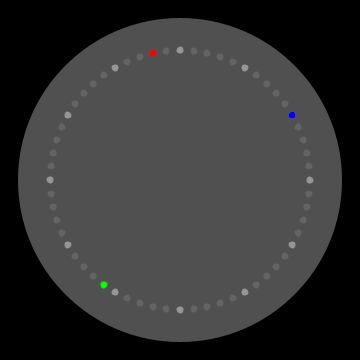
Frame 1 (no input)
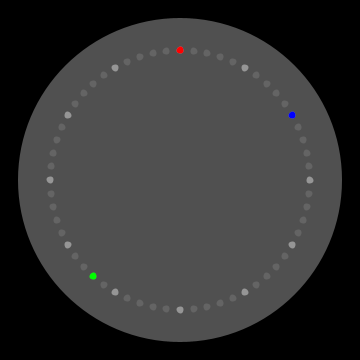
Frame 60 (the mouse pressed at the canvas centre just before this capture)
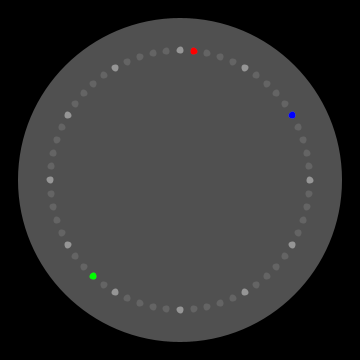
Frame 120 (the mouse held since frame 60 and released just before this capture)

The Processing sketch that drew these frames (run headless with seeded random() and noise(); from frame 60 on, the mouse is pressed at the canvas centre):

// Processing sketch: processing_132400
// ── processing_132400.pde

int cx, cy;
float secondsRadius;
float clockDiameter;
LED[] leds = new LED[60];
int lastSecond, currentSecond;

color secondColor = color(255, 0, 0);
color minuteColor = color(0, 255, 0);
color hourColor = color(0, 0, 255);

void setup() {
  size(360, 360);

  int radius = min(width, height) / 2;
  secondsRadius = radius * 0.72;
  clockDiameter = radius * 1.8;

  cx = width / 2;
  cy = height / 2;

  color c = color(192, 192, 0);

  for (int a = 0; a < 360; a+=6) {
    float angle = radians(a-90);
    float x = cx + cos(angle) * secondsRadius;
    float y = cy + sin(angle) * secondsRadius;
    leds[a/6] = new LED(c, x, y);
  }
  lastSecond = -1;
}

void draw() {
  currentSecond = second();
  color col;
  if (currentSecond != lastSecond) {
    drawFace();
    for (int i = 0; i < 60; i++) {
      if ( i % 5 == 0) {
        col = color(150, 150, 150);
      } 
      else {
        col = color(100, 100, 100);
      };
      leds[i].updateColor(col);
    }
    int currentHour = hour() % 12;
    int currentMinute = minute();
    leds[currentHour*5].updateColor(hourColor);
    leds[currentMinute].updateColor(minuteColor);
    leds[currentSecond].updateColor(secondColor);
    lastSecond = currentSecond;
  }
}

void drawFace() {
  background(0);
  fill(80);
  noStroke();
  ellipse(cx, cy, clockDiameter, clockDiameter);
}


class LED {
  color pixel_color;
  float x, y;
  LED(color c, float xpos, float ypos) { 
    pixel_color = c;
    x = xpos;
    y = ypos;
  };
  void draw() {
    strokeWeight(2);
    stroke(pixel_color);
    fill(pixel_color);
    ellipse(x, y, 5, 5);
  }
  void updateColor(color c) {
    pixel_color = c;
    draw();
  }
};
